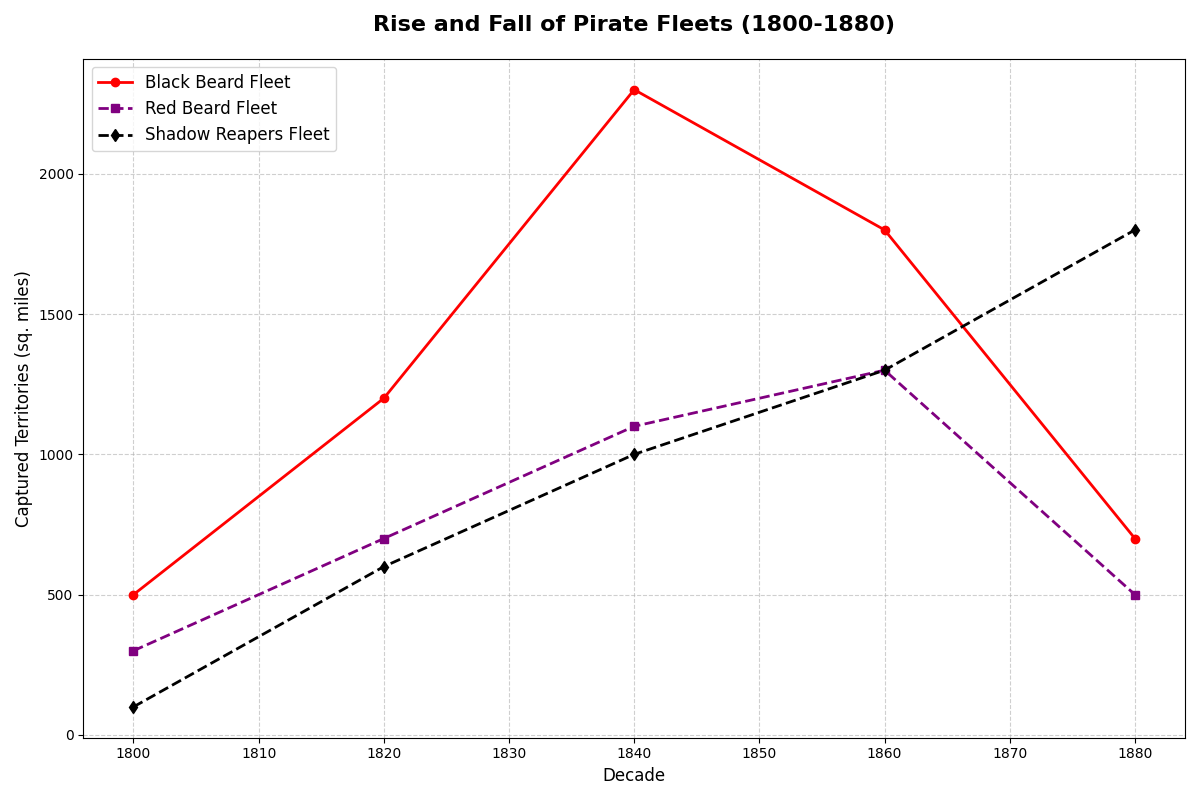

The script that drew this image:
import matplotlib.pyplot as plt
import numpy as np

# Decades from 1800 to 1880
decades = np.array([1800, 1820, 1840, 1860, 1880])

# Captured territories (in square miles) by different pirate fleets
black_beard_fleet = np.array([500, 1200, 2300, 1800, 700])
red_beard_fleet = np.array([300, 700, 1100, 1300, 500])
shadow_reapers_fleet = np.array([100, 600, 1000, 1300, 1800])

plt.figure(figsize=(12, 8))

plt.plot(decades, black_beard_fleet, marker='o', linestyle='-', linewidth=2, color='red', label='Black Beard Fleet')
plt.plot(decades, red_beard_fleet, marker='s', linestyle='--', linewidth=2, color='purple', label='Red Beard Fleet')
plt.plot(decades, shadow_reapers_fleet, marker='d', linestyle='--', linewidth=2, color='black', label='Shadow Reapers Fleet')

plt.xlabel('Decade', fontsize=12)
plt.ylabel('Captured Territories (sq. miles)', fontsize=12)
plt.title('Rise and Fall of Pirate Fleets (1800-1880)', fontsize=16, fontweight='bold', pad=20)
plt.grid(True, linestyle='--', alpha=0.6)
plt.legend(loc='upper left', fontsize=12)
plt.tight_layout()
plt.show()
